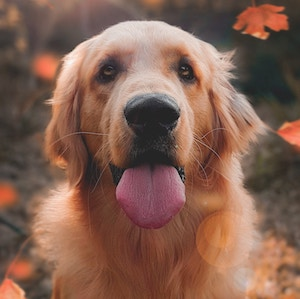
#> input picture TinDog Start Here/images/dog-img.jpg, 300 x 299 px
$ python -i main.py   (imports and definitions only)   (older library calls are emulated)
#> lines starting #> are read from the running program, lines starting #| are printed output that depends on the picture
from tkinter import *

from tkinter import filedialog
from PIL import Image, ImageDraw, ImageFont
from time import time

filename = ""
# [3 lines not run here, left out]
canvas = Canvas(width = 300,height = 200)
# [1 line not run here, left out]

quote_text = canvas.create_text(150, 10, text="Upload the image you want to watermark",  font=("Arial", 10, "bold"))


def get_filename():
    filename = filedialog.askopenfilename(title = "Select a file to open")
#> the answer given: ../TinDog Start Here/images/dog-img.jpg
    print(filename)
    im = Image.open(filename)
#> im is the input picture: PIL image 300x299 RGB; mean R, G, B 131.6, 96.3, 81.5
    width, height = im.size
#> width = 300; height = 299

    draw = ImageDraw.Draw(im)
    text = "Created by Samin Batra"
    font = ImageFont.truetype('arial.ttf', 72)
    textwidth, textheight = draw.textsize(text,font)
#> textwidth = 863; textheight = 82

    print(textwidth)
#| 863
    print(textheight)
#| 82

    # calculate the x,y coordinates of the text
    margin = 10
    x = width/2
#> x = 150
    y = height/2
#> y = 149.5
    print(f"Width: {width}")
#| Width: 300
    print(f"Height: {height}")
#| Height: 299
    print(x)
#| 150.0
    print(y)
#| 149.5
    draw.text((x, y), text, font = font)
    # im.show()
    file_name = filename.split("/")
    img_path = "/".join(file_name[:len(file_name)-1])
    print(f"Img path: {img_path}")
    watermarked_file = img_path + "/" + file_name[-1].split(".")[0] + "-watermarked" + "."+file_name[-1].split(".")[1]
    im.save(watermarked_file)
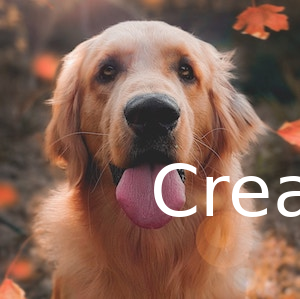
#> saved as dog-img-watermarked.jpg: PIL image 300x299 RGB; mean R, G, B 134.5, 100.1, 85.6
#> (the run stopped early here; a loop or call above may not have finished)
